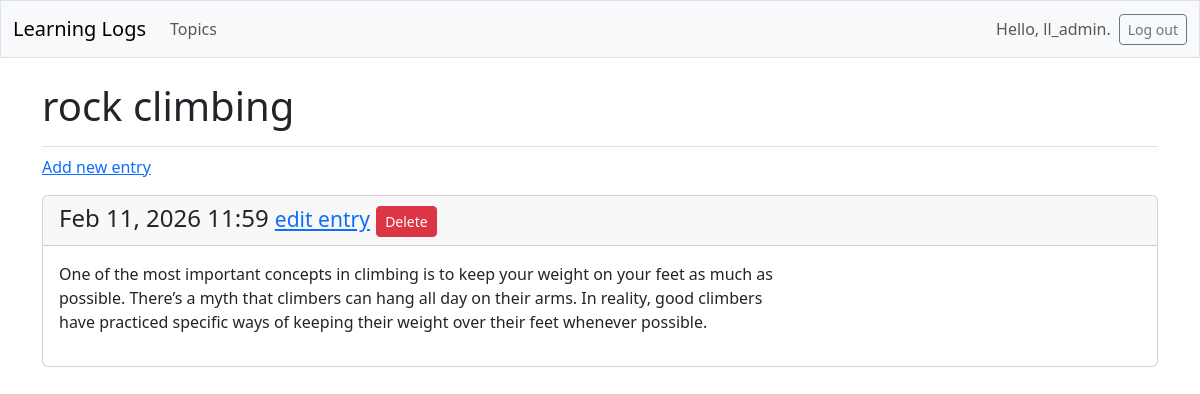
The page /topics/2/ (signed in) on the database its author committed.
### learning_logs/models.py (models this page shows, shortened)
class Topic(models.Model):
    text = models.CharField(max_length=200)
    date_added = models.DateTimeField(auto_now_add=True)
    owner = models.ForeignKey(User, on_delete=models.CASCADE)

class Entry(models.Model):
    topic = models.ForeignKey(Topic, on_delete=models.CASCADE)
    text = models.TextField()
    date_added = models.DateTimeField(auto_now_add=True)
    class Meta:
        verbose_name_plural = 'entries'

### learning_logs/views.py (the view)
# urls.py: path('topics/<int:topic_id>/', views.topic, name='topic'),
@login_required
def topic(request, topic_id):
    topic = Topic.objects.get(id=topic_id)
    if topic.owner != request.user:
        raise Http404
    entries = topic.entry_set.order_by('-date_added')
    context = {'topic': topic, 'entries': entries}
    return render(request, 'learning_logs/topic.html', context)

### learning_logs/templates/learning_logs/topic.html
{% extends 'learning_logs/base.html' %}
{% load django_bootstrap5 %}
{% block page_header %}
<h1>{{ topic.text }}</h1>
{% endblock page_header %}
{% block content %}
<p>
<a href="{% url 'learning_logs:new_entry' topic.id %}">Add new entry</a>
</p>
{% for entry in entries %}
<div class="card mb-3">
<h4 class="card-header">
{{ entry.date_added|date:'M d, Y H:i' }}
<small><a href="{% url 'learning_logs:edit_entry' entry.id %}">edit entry</a></small>
<small> <a href="{% url 'learning_logs:delete_entry' entry.id %}" class="btn btn-danger btn-sm"> Delete</a></small>
</h4>
<div class="card-body">{{ entry.text|linebreaks }}</div
>
</div>
{% empty %}
<p>There are no entries for this topic yet.</p>
{% endfor %}
{% endblock content %}

### learning_logs/templates/learning_logs/base.html (shortened to what this page needs)
<!doctype html>
<html lang="en">
<head>
{% load django_bootstrap5 %}
{% bootstrap_css %}
</head><nav class="navbar navbar-expand-md navbar-light bg-light mb-4 border">
<div class="container-fluid">
<a class="navbar-brand" href="{% url 'learning_logs:index' %}">
Learning Logs</a>
<div class="collapse navbar-collapse" id="navbarCollapse">
<ul class="navbar-nav me-auto mb-2 mb-md-0">
<li class="nav-item">
<a class="nav-link" href="{% url 'learning_logs:topics' %}">
Topics</a></li>
</ul>
<ul class="navbar-nav ms-auto mb-2 mb-md-0">
    {% if user.is_authenticated %}
<li class="nav-item">
<span class="navbar-text me-2">Hello, {{ user.username }}.
</span></li>
{% else %}
<li class="nav-item">
<a class="nav-link" href="{% url 'accounts:register' %}">Register</a></li>
<li class="nav-item">
<a class="nav-link" href="{% url 'accounts:login' %}">Log in</a></li>
{% endif %}
</ul>
{% if user.is_authenticated %}
<form action="{% url 'accounts:logout' %}" method='post'>
  <button name='submit' class='btn btn-outline-secondary btn-sm'>Log out</button>
</form>
{% endif %}
</div>
</div>
</nav>
<main class="container">
<div class="pb-2 mb-2 border-bottom">
{% block page_header %}{% endblock page_header %}
</div>
<div>
{% block content %}{% endblock content %}
</div>
</main>
</body>
</html>

### rows shown on the page
Topic: text "rock climbing"
Entry: date_added "Feb 11, 2026 11:59", text "One of the most important concepts in climbing is to keep your weight on your feet as much as possible. There’s a myth that climbers can hang all day on their arms. In reality, good climbers have practiced specific ways of keeping their weight over their feet whenever possible."

### other values the page prints
{{ user.username }} "ll_admin"
